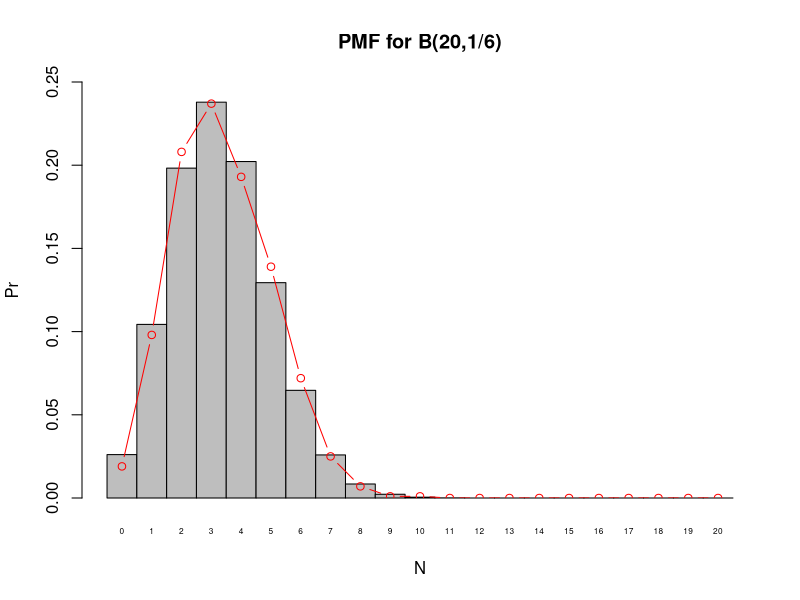
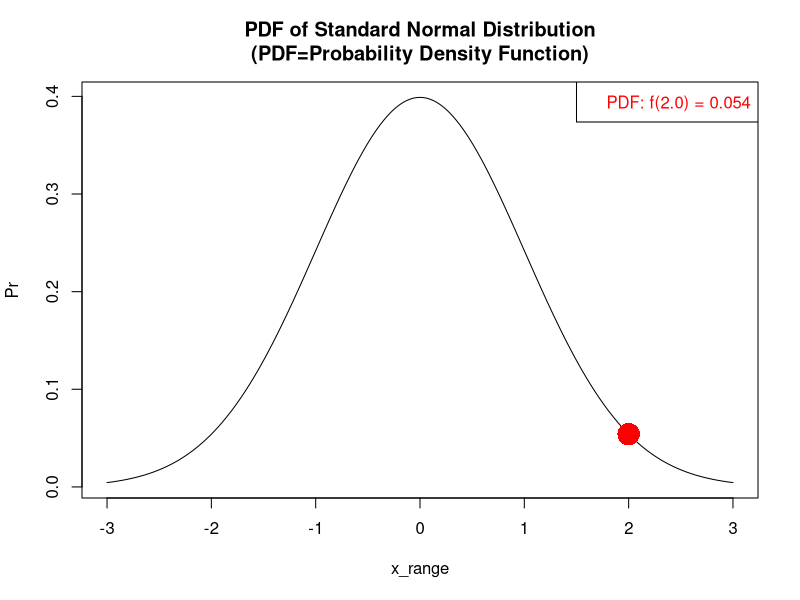
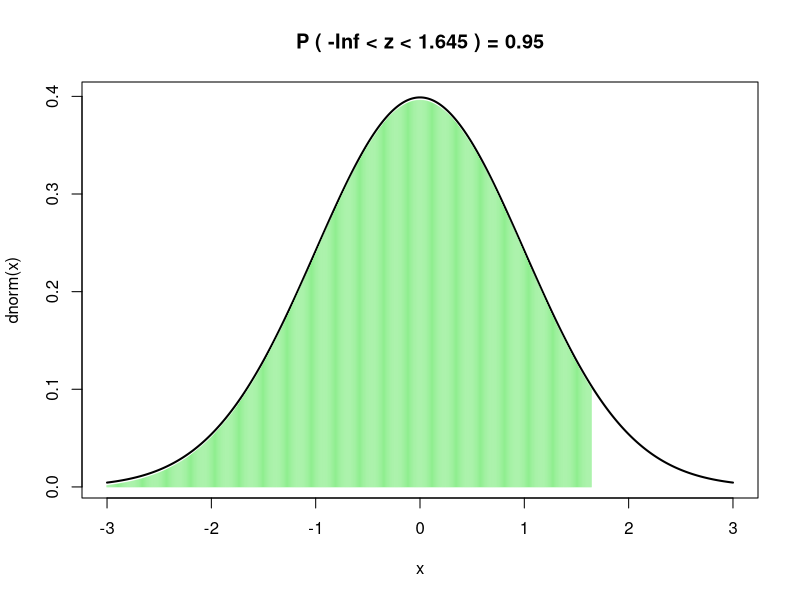
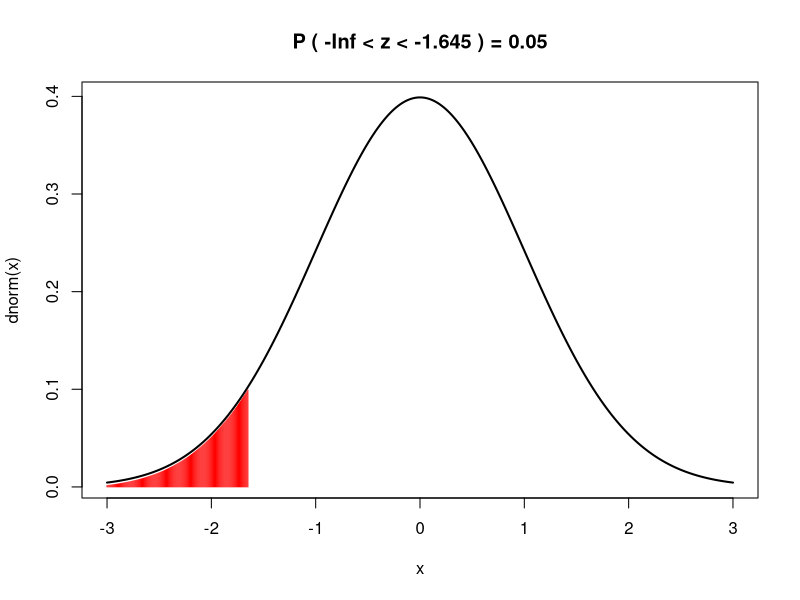
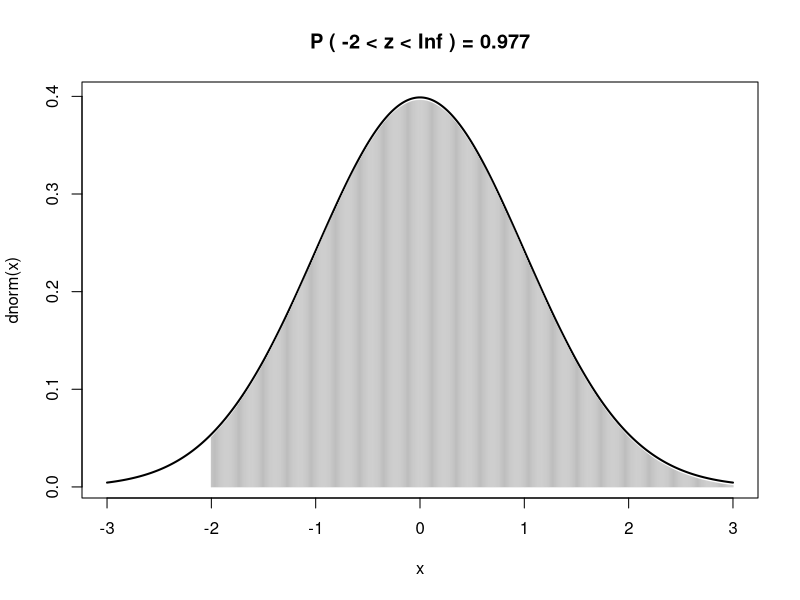
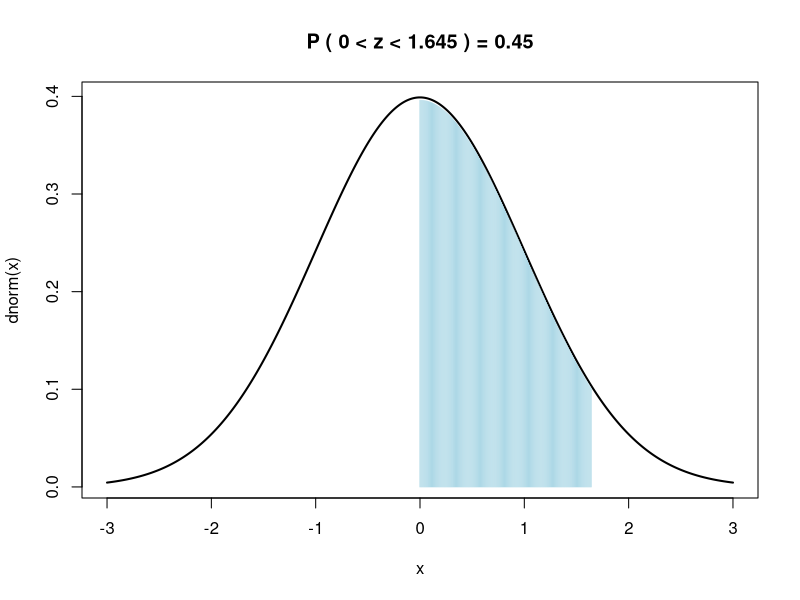
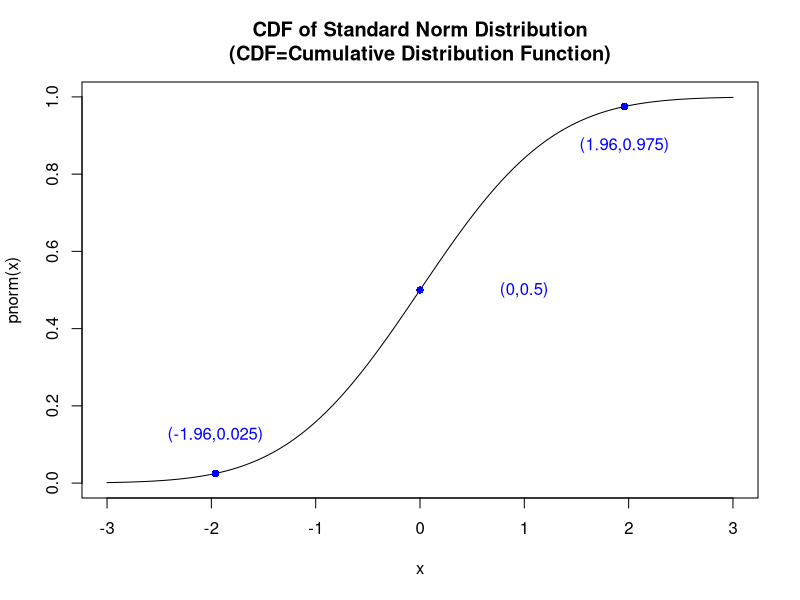
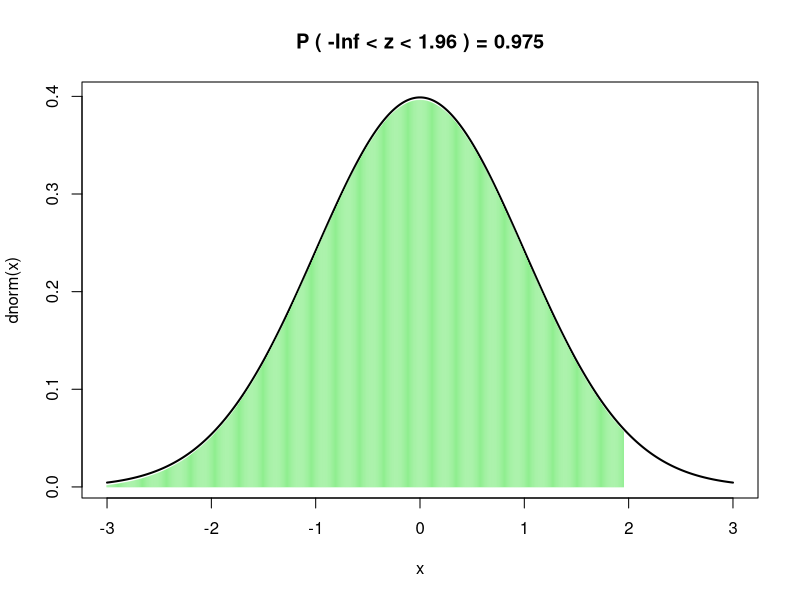

These charts were generated, in order, by the following R code:
## ---- chunk 1
knitr::opts_chunk$set(echo = TRUE)
## ---- chunk 2
?rbinom
rbinom(n = 10, size = 1, p = 0.5)
rbinom(n = 10, size = 10, p = 0.5)
## ---- chunk 3
# 进行5次bernoulli实验，2次成功的概率
dbinom(2,5,0.6)  

# 支持向量式输入
dbinom(c(0,2,4),5,0.6)
dbinom(1:4,5,0.6)
## ---- chunk 4
# 观察数据规律
dbinom(0:1,5,0.6)
pbinom(1,5,0.6)

# 同样支持向量输入
dbinom(0:3,5,0.6)
pbinom(0:3,5,0.6)

# 对于累计求和，r语言还带了其他函数cumsum可以进行求和
a = dbinom(0:3,5,0.6)
(b = cumsum(a))

# 既然可以求差，同样我们可以利用r语言一些自带的函数来求彼此之间的差异
diff(1:5)
diff(c(0,b))
## ---- chunk 5
dbinom(0:5,5,0.6)
pbinom(0:5,5,0.6)

qbinom(0.47,5,0.6)
qbinom(0.30,5,0.6)
## ---- chunk 6
#投掷3枚骰子，1朝上概率是1/6，B(3,1/6)
N = 3
p = 1/6
mydata <- (data.frame(num = 0:N, pmf = dbinom(0:N, N, p), cdf = pbinom(0:N, N, p)))

#投掷3个骰子，恰好1个是数字1朝上
dbinom(1,N,p)
factorial(N)/factorial(1)/factorial(N-1)*(p)^1*(1-p)^2

#投掷3个骰子，不超过（小于等于）1个是数字1朝上
dbinom(0,N,p) + dbinom(1,N,p)
pbinom(1,N,p)

#期望：
attach(mydata) #解释一下这里
(E_X = sum(num*pmf))
N*p

#方差：
(Var_X = sum(num ^ 2 * pmf) - E_X ^ 2)
N*p*(1-p)
detach(mydata)
## ---- chunk 7
#投掷20个骰子，数字1朝上次数的分布列(理论值)
n = 20
p = 1/6
df <- (data.frame(num = 0:n, pmf = dbinom(0:n, n, p), cdf = pbinom(0:n, n, p)))

#理论和经验PMF
barplot(df$pmf, width = 1, space = 0, 
        names.arg = c(0:20), cex.names = 0.5, ylim = c(0,0.25),
        main = 'PMF for B(20,1/6)', xlab = 'N', ylab = 'Pr') #理论值
samp <- rbinom(1000,n,p) #抽样1000次
r <- hist(samp, breaks = c(0:21-0.5),plot = F) #经验数据
lines(r$breaks[2:22], r$density,type = 'b', col = 'red')
## ---- chunk 8
# x可以是数值
rnorm(5,0,1)

# 同样x可以是向量，此时返回向量长度的数值
a = 1:6
rnorm(a,15,2)
## ---- chunk 9
dnorm(2,2,1)

# 同样接受向量化输入
dnorm(c(0,1),0,1)
## ---- chunk 10
pnorm(0,0,1)
pnorm(10,10,2)
## ---- chunk 11
qnorm(0.5,0,1)

qnorm(0.975,0,1)
## ---- chunk 12
dnorm(2) #f(x) = 1/sqrt(2*pi) * exp(-x^2/2)
dnorm_demo <- function(x, n = 3){
  x_range = seq(-n,n,0.01)
  plot(x_range,dnorm(x_range),type = 'l', ylab = 'Pr',
     main = 'PDF of Standard Normal Distribution\n(PDF=Probability Density Function)')
  points(x,dnorm(x),col = 'red', pch = 16, cex = 3)
  legend('topright',sprintf('PDF: f(%.1f) = %.3f', x,dnorm(x)), text.col = 'red')
}
dnorm_demo(2)

## ---- chunk 13
##一个演示正态分布的样例
#注意，这个函数是自己编写的，而不是可以直接使用的
norm_st <- function(a = -Inf,b = Inf, lim = 3, digits = 3,col = 'lightgreen'){
  p = pnorm(b)-pnorm(a)
  x = seq(-lim,lim,by = 0.01)
  main = paste('P (',round(a,digits),'< z <',round(b,3),') =',round(p,digits))
  plot(x,dnorm(x),type = 'l', main = main,lwd = 2)
  seg = seq(max(-lim,a),min(lim,b),by = 0.01)
  segments(seg,0,seg,dnorm(seg)-0.003,col = col)
}

norm_st(b = 1.645)
pnorm(1.645) #P(z<1.645)

norm_st(b = -1.645,col = 'red')
pnorm(-1.645) #P(z<-1.645)

norm_st(a = -2,col = 'grey')
1- pnorm(-2) #P(z>-2)

norm_st(a = 0,b = 1.645, col = 'lightblue')
pnorm(1.645) - pnorm(0) #P(0<z<1.645)
## ---- chunk 14
pnorm(c(-2,0,2))
x = seq(-3,3,0.01)
plot(x,pnorm(x),type = 'l',
     main = 'CDF of Standard Norm Distribution\n(CDF=Cumulative Distribution Function)')
points(c(1.96,0,-1.96),c(0.975,0.5,0.025), pch = 16, col = "blue")
text(c(1.96,1,-1.96),c(0.875,0.5,0.125), col = 'blue',
     label =c('(1.96,0.975)','(0,0.5)','(-1.96,0.025)'))
qnorm(0.975) #使得P(z<a)=0.975的a，pnorm的反函数
norm_st(b = qnorm(0.975))
